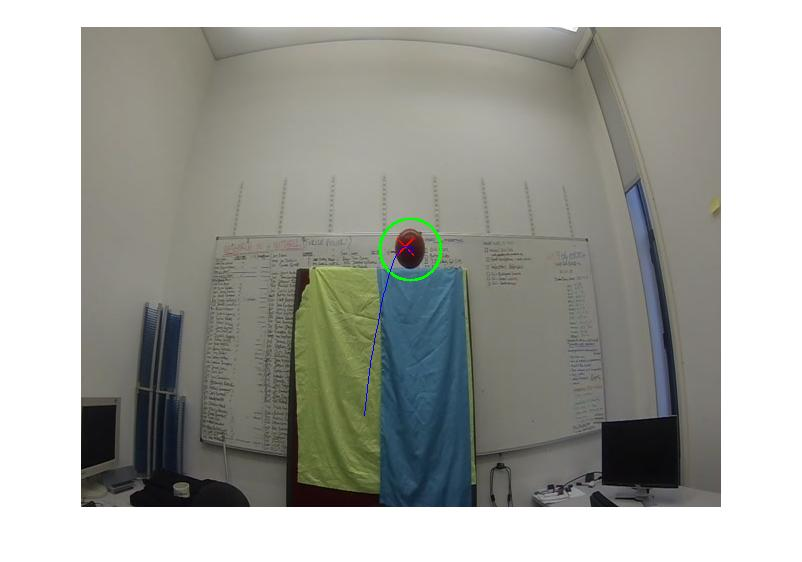
%> input picture images/top.jpg, 802 x 562 px
$ octave --eval "result = getRegionData(imread('images/top.jpg'));"   (GNU Octave 9; MATLAB toolbox functions it lacks are replaced by stand-ins)
%> lines starting %> are read from the running program, lines starting %| are printed output that depends on the picture; in (x1, y1, x2, y2) boxes, pixels count from 0 and x2, y2 are one past the last pixel; in counts of white or black regions, pixels touching at a corner belong together; the program's own positions count from 1
function [ out ] = getRegionData( frame )
%GETREGIONDATA retrieves the centroid, convex hull and convex area details
% of the object.

    twod_binary_frame = squeeze(frame(:,:,1));
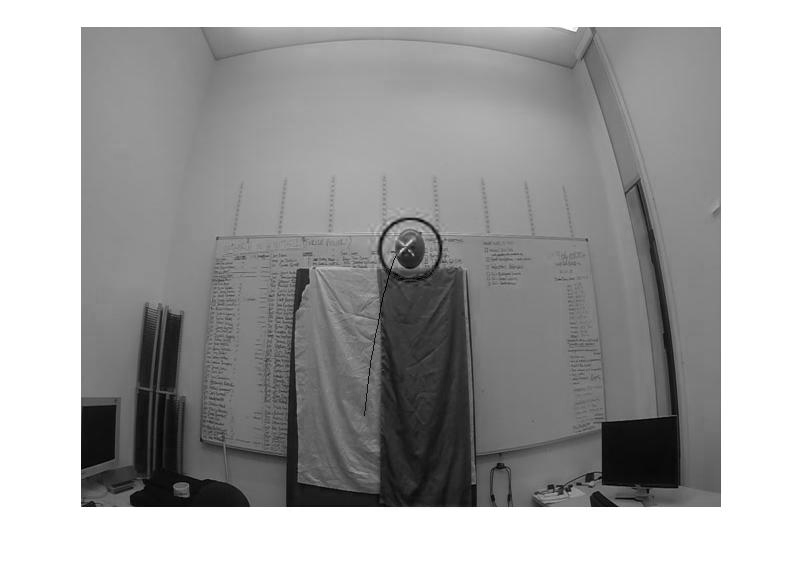
%> twod_binary_frame: size 562x802 uint8; min 0, max 255, mean 161.9

    twod_binary_frame = bwmorph(twod_binary_frame,'erode',2);
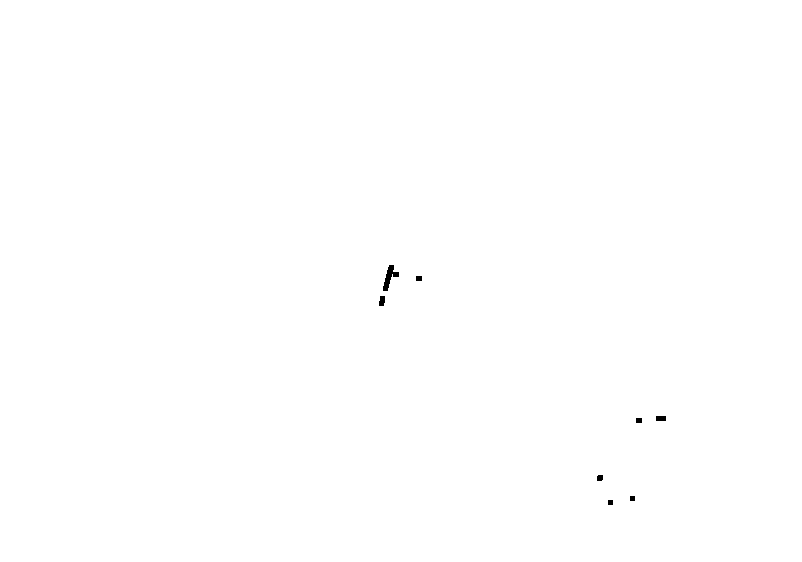
%> twod_binary_frame: size 562x802 logical; 99.9% white; 8 black regions, largest, box (x1, y1, x2, y2) and area: (383, 265, 399, 291) 176, (379, 296, 385, 306) 52, (656, 416, 666, 421) 50
    twod_binary_frame = bwmorph(twod_binary_frame,'dilate',2);
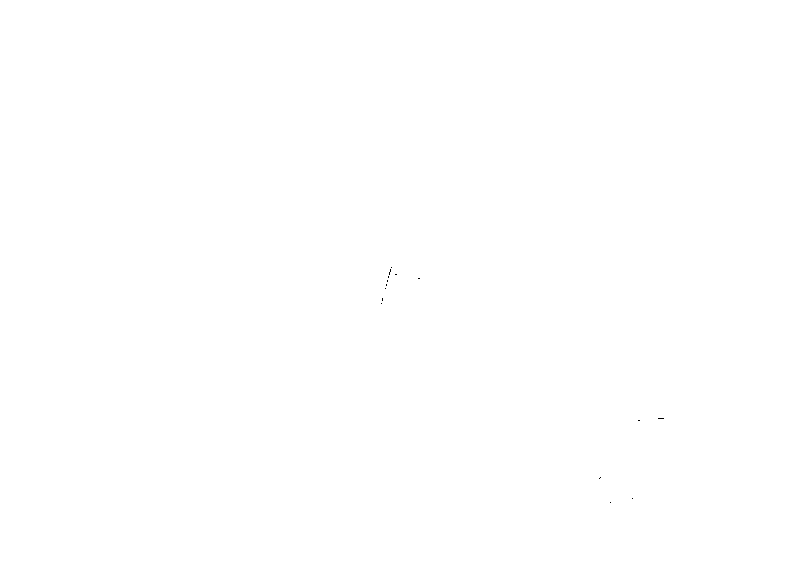
%> twod_binary_frame: size 562x802 logical; 100% white; black in thin lines or dots, all inside (x1, y1, x2, y2) = (381, 267, 664, 503)

    I = logical(twod_binary_frame);
    out = regionprops(I,'Centroid','Area','ConvexArea','PixelList','Eccentricity');
%> out = 1 region; Area, Centroid, Eccentricity and ConvexArea: 450690 [401.5 281.5] 0.713 450724
%> `result = getRegionData(imread('images/top.jpg'));`: result has the same summary as out in getRegionData

end
